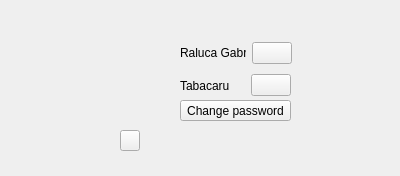
<?xml version="1.0" encoding="UTF-8"?>
<ui version="4.0">
 <class>updateForm</class>
 <widget class="QWidget" name="updateForm">
  <property name="geometry">
   <rect>
    <x>0</x>
    <y>0</y>
    <width>400</width>
    <height>176</height>
   </rect>
  </property>
  <property name="windowTitle">
   <string>Form</string>
  </property>
  <widget class="QLabel" name="lb_image">
   <property name="geometry">
    <rect>
     <x>30</x>
     <y>40</y>
     <width>111</width>
     <height>91</height>
    </rect>
   </property>
   <property name="styleSheet">
    <string notr="true">QLabel{
  border-radius: 10px;
  min-height: 20px;
  min-width: 20px;
}</string>
   </property>
   <property name="text">
    <string/>
   </property>
  </widget>
  <widget class="QPushButton" name="button_password">
   <property name="geometry">
    <rect>
     <x>180</x>
     <y>100</y>
     <width>111</width>
     <height>21</height>
    </rect>
   </property>
   <property name="text">
    <string>Change password</string>
   </property>
   <property name="icon">
    <iconset>
     <normalon>:/images/edit.png</normalon>
    </iconset>
   </property>
  </widget>
  <widget class="QPushButton" name="pushButton_image">
   <property name="geometry">
    <rect>
     <x>120</x>
     <y>130</y>
     <width>20</width>
     <height>21</height>
    </rect>
   </property>
   <property name="text">
    <string/>
   </property>
   <property name="icon">
    <iconset>
     <normalon>:/images/edit.png</normalon>
    </iconset>
   </property>
  </widget>
  <widget class="QWidget" name="">
   <property name="geometry">
    <rect>
     <x>180</x>
     <y>40</y>
     <width>112</width>
     <height>26</height>
    </rect>
   </property>
   <layout class="QHBoxLayout" name="horizontalLayout">
    <item>
     <widget class="QLabel" name="lbl_nome">
      <property name="text">
       <string>Raluca Gabriela</string>
      </property>
     </widget>
    </item>
    <item>
     <widget class="QPushButton" name="pushButto_nome">
      <property name="text">
       <string/>
      </property>
      <property name="icon">
       <iconset>
        <normalon>:/images/edit.png</normalon>
       </iconset>
      </property>
     </widget>
    </item>
   </layout>
  </widget>
  <widget class="QWidget" name="">
   <property name="geometry">
    <rect>
     <x>180</x>
     <y>70</y>
     <width>111</width>
     <height>31</height>
    </rect>
   </property>
   <layout class="QHBoxLayout" name="horizontalLayout_2">
    <item>
     <widget class="QLabel" name="label">
      <property name="text">
       <string>Tabacaru         </string>
      </property>
     </widget>
    </item>
    <item>
     <widget class="QPushButton" name="pushButton_cognome">
      <property name="text">
       <string/>
      </property>
      <property name="icon">
       <iconset>
        <normalon>:/images/edit.png</normalon>
       </iconset>
      </property>
     </widget>
    </item>
   </layout>
  </widget>
 </widget>
 <resources/>
 <connections/>
</ui>
